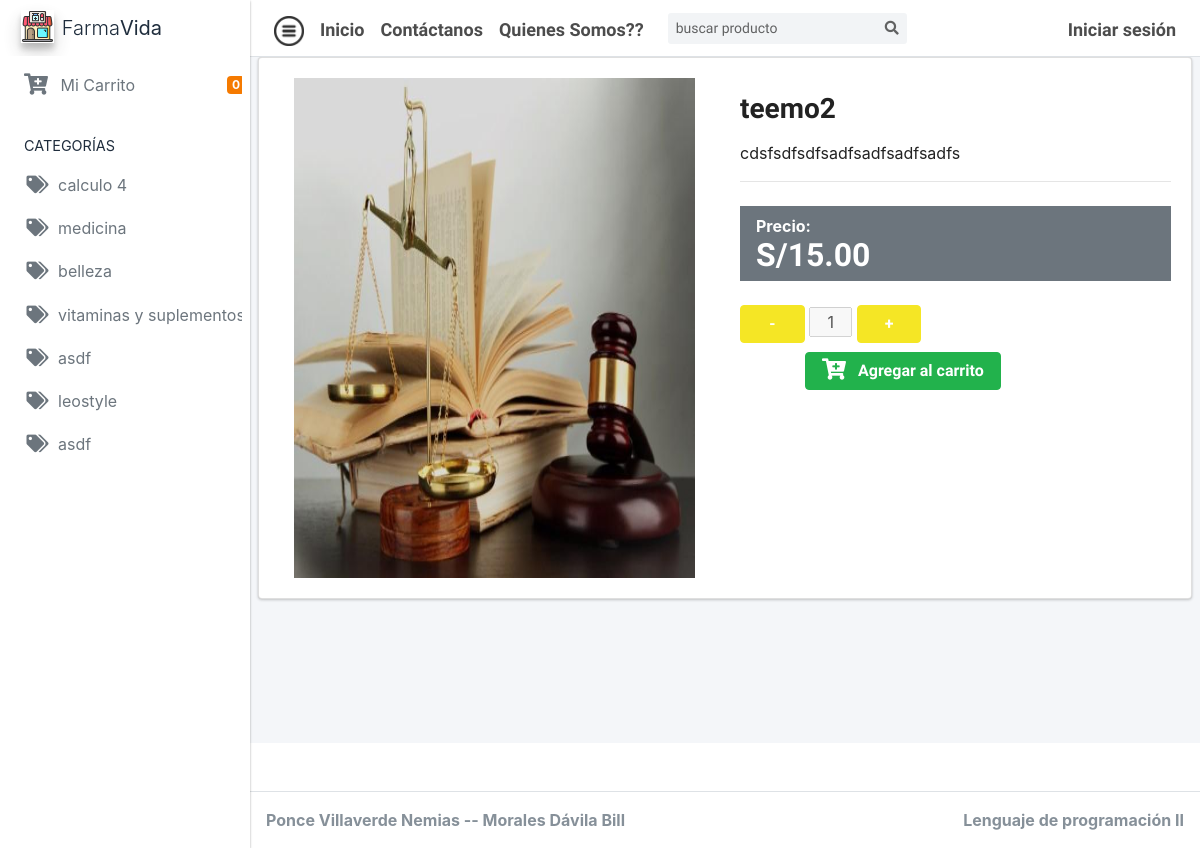
The app's page /index.php?p=producto&id=2 with its own data.
### tables this page shows
CREATE TABLE `catalogo` (
  `id_catalogo` int(11) NOT NULL,
  `nombre` varchar(30) DEFAULT NULL,
  `descripcion` varchar(50) DEFAULT NULL
);

CREATE TABLE `producto` (
  `id_producto` int(11) NOT NULL,
  `nombre` varchar(30) DEFAULT NULL,
  `precio` float DEFAULT NULL,
  `caracteristicas` varchar(100) DEFAULT NULL,
  `img` varchar(100) DEFAULT NULL,
  `id_catalogo` int(11) DEFAULT NULL
);

### app/controller/VistasController.php (called while the page is built, shortened)
<?php
class VistasController
{
    public function plantillaGeneral()
    {
        include "view/plantilla.php";
    }
    public function solicitarVista($tipo_usuario = "general")
    {
        if (isset($_GET["p"])) {
            $pagina = $_GET["p"];
        } else {
            $pagina = "index";
        }
        $mvista = new Vistas();
        $repuesta = $mvista->traerVista($pagina, $tipo_usuario);
        include $repuesta;
    }
}

### index.php (called while the page is built, shortened)
<?php
require_once "config/autoload2.php";
$vcontroller = new VistasController();
$vcontroller->plantillaGeneral();

### config/autoload2.php (called while the page is built, shortened)
<?php
spl_autoload_register(function ($nombre_clase) {
    $ruta = ROOT . DS . str_replace("\\", DS, $nombre_clase) . '.php';
});

### app/Catalogo.php (called while the page is built, shortened)
<?php
class Catalogo
{
    public static function ListarCatalogo(): array
    {
        try {
            $db = new db();
            $conn = $db->abrirConexion();
            $sql = "SELECT * from catalogo";
            $respuesta = $conn->prepare($sql);
            $respuesta->execute();
            $matriz = $respuesta->fetchAll();
            return $matriz;
        } catch (\PDOException $e) {
            echo $e->getMessage();
        }
    }
}

### app/controller/CatalogoController.php (called while the page is built, shortened)
<?php
class CatalogoController
{
   public function listarCatalogos()
   {
      $catalogos = Catalogo::ListarCatalogo();
      if (!empty($catalogos)) {
         return $catalogos;
      } else {
         return false;
      }
   }
}

### app/ConexionDB.php (called while the page is built, shortened)
<?php
class ConexionDB
{
    public function cerrarConexion()
    {
        return $this->conn = null;
    }
}

### app/Producto.php (called while the page is built, shortened)
<?php
class Producto
{
    public static function traerProducto($id)
    {
        try {
            $db = new db();
            $conn = $db->abrirConexion();
            $sql = "SELECT * FROM producto WHERE id_producto=?";
            $respuesta = $conn->prepare($sql);
            $respuesta->execute([$id]);
            $producto = $respuesta->fetchAll();
            return $producto;
        } catch (\PDOException $e) {
            echo $e->getMessage();
        }
    }
}

### app/controller/ProductoController.php (called while the page is built, shortened)
<?php
class ProductoController
{
   public function traerProducto(int $id)
   {
      $producto = Producto::traerProducto($id);
      if (!empty($producto)) {
         return $producto;
      } else {
         return false;
      }
   }
}

### view/layouts/headerCliente.php (the view, shortened to what this page needs)
<body class="hold-transition sidebar-mini layout-navbar-fixed layout-fixed">
  <div class="wrapper">
    <nav class="main-header navbar navbar-expand navbar-white navbar-light">
      <ul class="navbar-nav">
        <li class="nav-item">
          <a class="nav-link" data-widget="pushmenu" href="#" role="button"><img src="public/img/icons/menu.png" alt="menu" style="opacity: .8; width:30px;"></a>
        </li>
        <li class="nav-item d-none d-sm-inline-block">
          <a href="index.php?p=productos" class="nav-link">Inicio</a>
        </li>
        <li class="nav-item d-none d-sm-inline-block">
          <a href="#" class="nav-link">Contáctanos</a>
        </li>
        <li class="nav-item d-none d-sm-inline-block">
          <a href="#" class="nav-link">Quienes Somos??</a>
        </li>
      </ul>
      <form class="form-inline ml-3">
        <div class="input-group input-group-sm">
          <input class="form-control form-control-navbar" type="search" placeholder="buscar producto" aria-label="Search">
          <div class="input-group-append">
            <button class="btn btn-navbar" type="submit">
              <i class="fas fa-search"></i>
            </button>
          </div>
        </div>
      </form>
      <ul class="navbar-nav ml-auto">
        <?php if (isset($_SESSION["estado"])) : ?>
          <a href='index.php?p=logout' class='nav-link'>Cerrar sesión</a>
        <?php else : ?>
          <a href='index.php?p=login' class='nav-link'>Iniciar sesión</a>
        <?php endif; ?>
      </ul>
    </nav>
    <aside class="main-sidebar elevation-1 bg-white">
      <a href="#" class="brand-link">
        <img src="public/img/icons/farmacia.png" alt="AdminLTE Logo" class="brand-image elevation-3" style="opacity: .8">
        <span class="brand-text font-weight-light">Farma<b>Vida</b></span>
      </a>
      <div class="sidebar">
        <nav class="mt-2">
          <ul class="nav nav-pills nav-sidebar flex-column" data-widget="treeview" role="menu" data-accordion="false">
            <li class="nav-item">
              <a href="index.php?p=carrito" class="nav-link">
                <i class="fas fa-cart-plus fa-lg mr-2"></i>
                <p>
                  Mi Carrito
                  <span class="right badge badge-danger" id="carrito">
                    <?php
                    echo $cantidad = isset($_SESSION["cantidad"]) ? $_SESSION["cantidad"] : "0";
                    ?>
                  </span>
                </p>
              </a>
            </li>
            <li class="nav-header">
              CATEGORÍAS
            </li>
            <?php
            $ccontroller = new CatalogoController;
            $catalogos = $ccontroller->listarCatalogos();
            if ($ccontroller) :
              foreach ($catalogos as $catalogo) :
                $ncatalogo = $catalogo["nombre"];
                $id = $catalogo["id_catalogo"];
            ?>
                <li class="nav-item">
                  <a href="index.php?p=vistaporCatalogo&c=<?= $id ?>" class="nav-link">
                    <i class="fa fa-tags nav-icon"></i>
                    <p>
                      <?= $ncatalogo ?>
                    </p>
                  </a>
                </li>
            <?php endforeach;
            endif; ?>
          </ul>
        </nav>
      </div>
    </aside>

### view/producto.php (shortened to what this page needs)
<?php
 include "view/layouts/headerCliente.php";
 ?>
<div class="content-wrapper">
  <section class="content">
    <div class="card card-solid">
      <div class="card-body">
        <div class="row">
          <?php
           $pcontroller = new ProductoController;
           $producto = $pcontroller->traerProducto($_GET["id"]);
           foreach ($producto as $p) {
             $id = $p["id_producto"];
             $nombre = $p["nombre"];
             $precio = $p["precio"];
             $desc = $p["caracteristicas"];
             $img = $p["img"];
           }
           ?>
          <div class="col-12 col-sm-6">
            <div class="col-12" style="width: 500px; height:500px;">
              <img src="<?= $img ?>" class="product-image" alt="Product Image" style="width:100%; height:100%;">
            </div>
          </div>
          <div class="col-12 col-sm-6">
            <h3 class="my-3"><?= $nombre ?></h3>
            <p><?= $desc ?></p>
            <hr>
            <div class="bg-gray py-2 px-3 mt-4">
              <b>Precio:</b>
              <h2 class="mb-0">
                S/<?= number_format($precio, 2, ".", ",") ?>
              </h2>
            </div>
            <div class="mt-4">
              <button type="button" class="btn btn btn-warning" style="width:15%;" onclick="disminuir(<?= $id ?>)">-</button>
              <?php if (isset($_SESSION["Productos"][$id])) : ?>
                <input class='text-center' type='text' id=<?= $id ?> value=<?= $_SESSION['Productos'][$id]['cantidad'] ?> disabled style='width:10%;'>
              <?php else : ?>
                <input class='text-center' type='text' id=<?= $id ?> value='1' disabled style='width:10%;'>
              <?php endif; ?>
              <button type="button" class="btn btn btn-warning" style="width:15%;" onclick="aumentar(<?= $id ?>)">+</button>
              <div class="btn  btn-lg btn-flat ml-5">
                <button value="agregar" type="button" class="btn btn-block btn-success" onclick="requestCarritoController(<?= $id ?>, this.value)" style="width:100%;">
                  <i class="fas fa-cart-plus fa-lg mr-2"></i>
                  Agregar al carrito
                </button>
              </div>
            </div>
          </div>
        </div>
      </div>
    </div>
  </section>
</div>
<?php
 include "view/layouts/footer.php";
 ?>

### records on screen
catalogo: nombre "calculo 4"
catalogo: nombre "medicina"
catalogo: nombre "belleza"
catalogo: nombre "vitaminas y…"
catalogo: nombre "asdf"
catalogo: nombre "leostyle"
catalogo: nombre "asdf"
producto: img (picture), nombre "teemo2", caracteristicas "cdsfsdfsdfsadfsadfsadfsadfs", precio "15.00"

### other values on screen
$cantidad = isset($_SESSION["cantidad"]) ? $_SESSION["cantidad"] : "0" "0"
